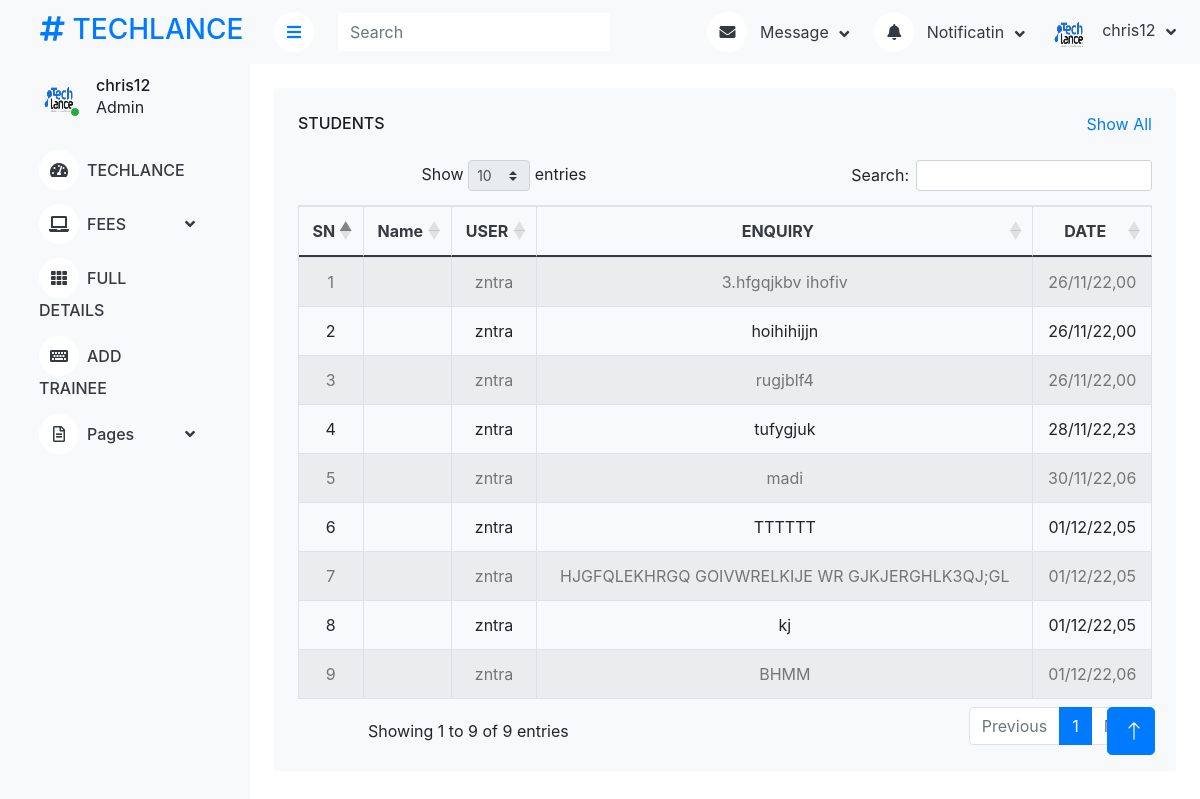
Page /teclance/teclance/chart.php (signed in) on the committed database.
### tables this page shows
CREATE TABLE `pendings` (
  `id` int(11) NOT NULL,
  `rid` int(11) NOT NULL,
  `nam_pending` varchar(30) NOT NULL,
  `user_enquiry` varchar(30) NOT NULL,
  `enquiry` varchar(60) NOT NULL,
  `date` varchar(11) NOT NULL
);

### teclance/teclance/chart.php (the view, shortened to what this page needs)
<?php
include("reg_database.php");
$sql3= "SELECT * FROM `pendings`";
$result3=$conn->query($sql3);
 $uuid=$_SESSION["USERID"];
$sql31= "SELECT * FROM `login` WHERE `id`='$uuid'";
$result31=$conn->query($sql31);
 while($row31 = $result31->fetch_assoc())
                    {
                        $nameuser=$row31['username'];
                        }
?>
<!DOCTYPE html>
<html lang="en">
<head>
    <link href="https://cdnjs.cloudflare.com/ajax/libs/font-awesome/5.10.0/css/all.min.css" rel="stylesheet">
    <link href="https://cdn.jsdelivr.net/npm/bootstrap-icons@1.4.1/font/bootstrap-icons.css" rel="stylesheet">
    <link href="lib/owlcarousel/assets/owl.carousel.min.css" rel="stylesheet">
    <link href="lib/tempusdominus/css/tempusdominus-bootstrap-4.min.css" rel="stylesheet" />
    <link href="css/bootstrap.min.css" rel="stylesheet">
    <link href="css/style.css" rel="stylesheet">
    <link rel="stylesheet" href="https://cdnjs.cloudflare.com/ajax/libs/twitter-bootstrap/4.5.2/css/bootstrap.css">
    <link rel="stylesheet" href="https://cdn.datatables.net/1.12.1/css/dataTables.bootstrap4.min.css">
</head>
<body>
    <div class="container-xxl position-relative bg-white d-flex p-0">
        <div class="sidebar pe-4 pb-3">
            <nav class="navbar bg-light navbar-light">
                <a href="index.html" class="navbar-brand mx-4 mb-3">
                    <h3 class="text-primary"><i class="fa fa-hashtag me-2"></i>TECHLANCE</h3>
                </a>
                <div class="d-flex align-items-center ms-4 mb-4">
                    <div class="position-relative">
                        <img class="rounded-circle" src="img/logo.png" alt="" style="width: 40px; height: 40px;">
                        <div class="bg-success rounded-circle border border-2 border-white position-absolute end-0 bottom-0 p-1"></div>
                    </div>
                    <div class="ms-3">
                        <h6 class="mb-0"><?php echo $nameuser;?></h6>
                        <span>Admin</span>
                    </div>
                </div>
                <div class="navbar-nav w-100">
                    <a href="index.php" class="nav-item nav-link"><i class="fa fa-tachometer-alt me-2"></i>TECHLANCE</a>
                    <div class="nav-item dropdown">
                    <a href="#" class="nav-link dropdown-toggle" data-bs-toggle="dropdown"><i class="fa fa-laptop me-2"></i>FEES</a>
                    <a href="fulldetail.php" class="nav-item nav-link"><i class="fa fa-th me-2"></i>FULL DETAILS</a>
                    <a href="reg_form.php" class="nav-item nav-link"><i class="fa fa-keyboard me-2"></i>ADD TRAINEE</a>
                    <div class="nav-item dropdown">
                        <a href="#" class="nav-link dropdown-toggle" data-bs-toggle="dropdown"><i class="far fa-file-alt me-2"></i>Pages</a>
                    </div>
                </div>
            </nav>
        </div>
        <div class="content">
            <nav class="navbar navbar-expand bg-light navbar-light sticky-top px-4 py-0">
                <a href="#" class="sidebar-toggler flex-shrink-0">
                    <i class="fa fa-bars"></i>
                </a>
                <form class="d-none d-md-flex ms-4">
                    <input class="form-control border-0" type="search" placeholder="Search">
                </form>
                <div class="navbar-nav align-items-center ms-auto">
                    <div class="nav-item dropdown">
                        <a href="#" class="nav-link dropdown-toggle" data-bs-toggle="dropdown">
                            <i class="fa fa-envelope me-lg-2"></i>
                            <span class="d-none d-lg-inline-flex">Message</span>
                        </a>
                    </div>
                    <div class="nav-item dropdown">
                        <a href="#" class="nav-link dropdown-toggle" data-bs-toggle="dropdown">
                            <i class="fa fa-bell me-lg-2"></i>
                            <span class="d-none d-lg-inline-flex">Notificatin</span>
                        </a>
                    </div>
                    <div class="nav-item dropdown">
                        <a href="#" class="nav-link dropdown-toggle" data-bs-toggle="dropdown">
                            <img class="rounded-circle me-lg-2" src="img/logo.png" alt="" style="width: 40px; height: 40px;">
                            <span class="d-none d-lg-inline-flex"><?php echo $nameuser;?></span>
                        </a>
                    </div>
                </div>
            </nav>
         <div class="container-fluid pt-4 px-4">
                <div class="bg-light text-center rounded p-4">
                    <div class="d-flex align-items-center justify-content-between mb-4">
                        <h6 class="mb-0">STUDENTS</h6>
                        <a href="">Show All</a>
                    </div>
                    <div class="table-responsive">
                            <table id="example" class="table table-striped table-bordered" style="width:100%">
                            <thead>
                                <tr class="text-dark">
                                    <th scope="col">SN</th>
                                    <th scope="col">Name</th>
                                    <th scope="col">USER</th>
                                    <th scope="col">ENQUIRY</th>
                                    <th scope="col">DATE</th>
                                </tr>
                            </thead>
                            <tbody>
                                <?php
                                $i=1;
                                while($row3 = $result3->fetch_assoc())
                                {
                                ?>
                                <tr>
                                 <td><?php echo $i; ?></td>
                                   <td><?php echo $row3['nam_pending'];?></td>
                                    <td><?php echo $row3['user_enquiry'];?></td>
                                    <td><?php echo $row3['enquiry'];?></td>
                                     <td><?php echo $row3['date'];?></td>
                               <?php
                               $i++;
                                }
                             ?>
                            </tbody>
                        </table>
                    </div>
                </div>
            </div>
        <a href="#" class="btn btn-lg btn-primary btn-lg-square back-to-top"><i class="bi bi-arrow-up"></i></a>
    </div>
</body>
</html>

### teclance/teclance/css/style.css (style rules this page uses)
:root { --primary: #009CFF; --light: #F3F6F9; --dark: #191C24; }
.back-to-top { position: fixed; display: none; right: 45px; bottom: 45px; z-index: 99; }
.btn { transition: .5s; }
.btn.btn-primary { color: #FFFFFF; }
.btn-lg-square { width: 48px; height: 48px; }
.btn-square, .btn-sm-square, .btn-lg-square { padding: 0; display: inline-flex; align-items: center; justify-content: center; font-weight: normal; border-radius: 50px; }
.sidebar { position: fixed; top: 0; left: 0; bottom: 0; width: 250px; height: 100vh; overflow-y: auto; background: var(--light); transition: 0.5s; z-index: 999; }
.content { margin-left: 250px; min-height: 100vh; background: #FFFFFF; transition: 0.5s; }
@media (min-width: 992px) { .sidebar { margin-left: 0; } }
@media (min-width: 992px) { .content { width: calc(100% - 250px); } }
.sidebar .navbar .navbar-nav .nav-link { padding: 7px 20px; color: var(--dark); font-weight: 500; border-left: 3px solid var(--light); border-radius: 0 30px 30px 0; outline: none; }
.sidebar .navbar .navbar-nav .nav-link i { width: 40px; height: 40px; display: inline-flex; align-items: center; justify-content: center; background: #FFFFFF; border-radius: 40px; }
.sidebar .navbar .dropdown-toggle::after { position: absolute; top: 15px; right: 15px; border: none; content: "\f107"; font-family: "Font Awesome 5 Free"; font-weight: 900; transition: .5s; }
.content .navbar .navbar-nav .nav-link { margin-left: 25px; padding: 12px 0; color: var(--dark); outline: none; }
.content .navbar .sidebar-toggler, .content .navbar .navbar-nav .nav-link i { width: 40px; height: 40px; display: inline-flex; align-items: center; justify-content: center; background: #FFFFFF; border-radius: 40px; }
.content .navbar .dropdown-toggle::after { margin-left: 6px; vertical-align: middle; border: none; content: "\f107"; font-family: "Font Awesome 5 Free"; font-weight: 900; transition: .5s; }
.table td { vertical-align: middle !important; }
.table th { vertical-align: middle !important; text-align: center !important; }

### rows in the picture
pendings: user_enquiry "zntra", enquiry "3.hfgqjkbv ihofiv", date "26/11/22,00"
pendings: user_enquiry "zntra", enquiry "hoihihijjn", date "26/11/22,00"
pendings: user_enquiry "zntra", enquiry "rugjblf4", date "26/11/22,00"
pendings: user_enquiry "zntra", enquiry "tufygjuk", date "28/11/22,23"
pendings: user_enquiry "zntra", enquiry "madi", date "30/11/22,06"
pendings: user_enquiry "zntra", enquiry "TTTTTT", date "01/12/22,05"
pendings: user_enquiry "zntra", enquiry "HJGFQLEKHRGQ GOIVWRELKIJE WR GJKJERGHLK3QJ;GL", date "01/12/22,05"
pendings: user_enquiry "zntra", enquiry "kj", date "01/12/22,05"
pendings: user_enquiry "zntra", enquiry "BHMM", date "01/12/22,06"

### other values in the picture
$nameuser "chris12"
